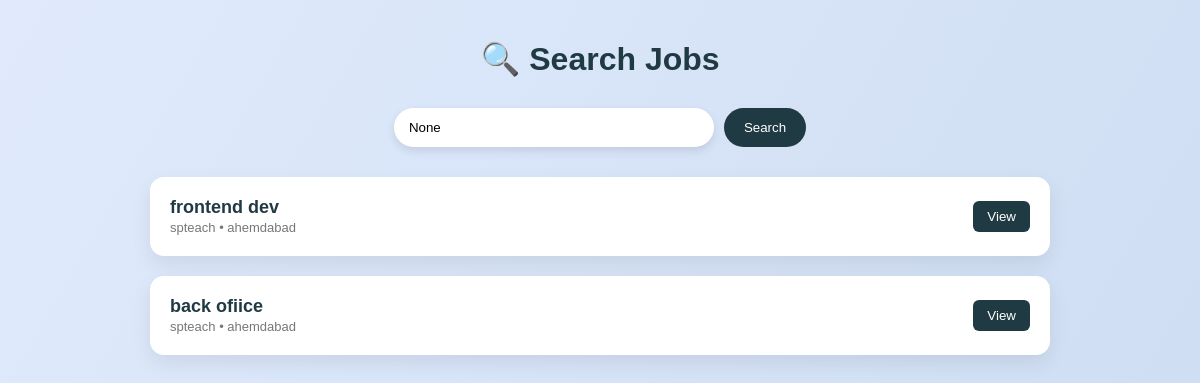
The page /jobseeker_search/ (signed in) on the database as committed earlier.
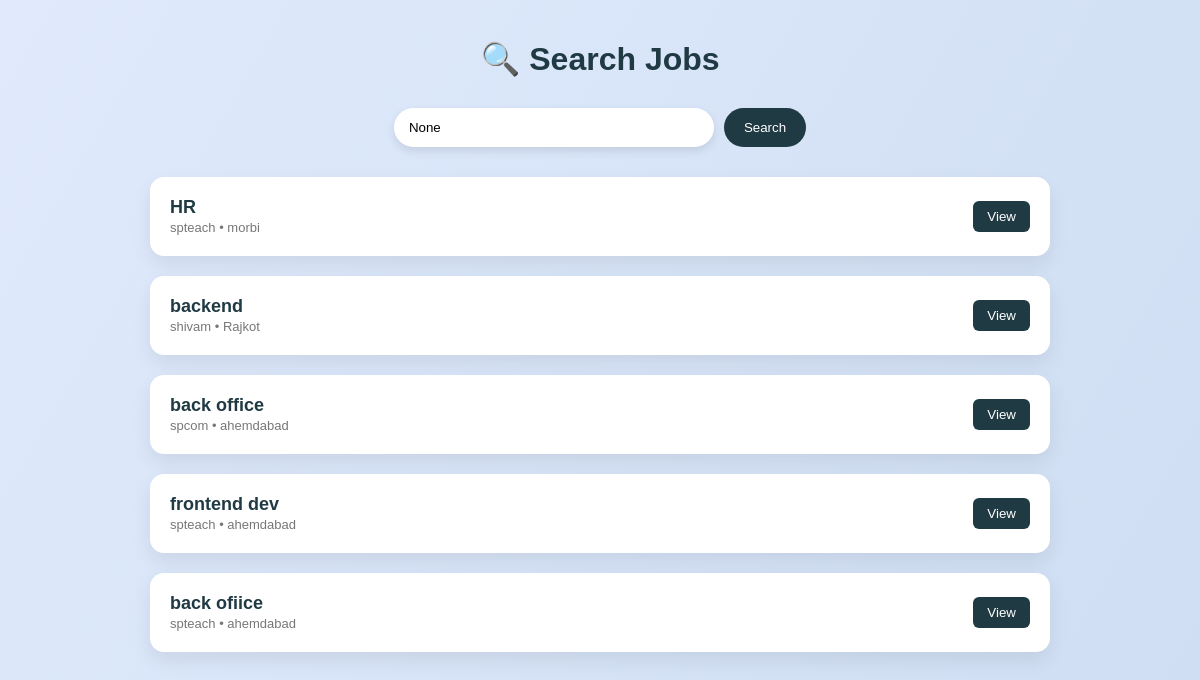
The same page on the database as committed later.
### myapp/models.py (models this page shows, shortened)
class Job(models.Model):
    provider = models.ForeignKey(
        User,
        on_delete=models.CASCADE,
        related_name="posted_jobs"
    )
    title = models.CharField(max_length=200)
    description = models.TextField()
    location = models.CharField(max_length=100)
    salary = models.CharField(max_length=100, blank=True)
    created_at = models.DateTimeField(auto_now_add=True)
    applicants = models.IntegerField(default=0)
    class Meta:
        ordering = ["-created_at"]

### myapp/views.py (the view)
# urls.py: path('jobseeker_search/', views.jobseeker_search, name='jobseeker_search'),
@login_required(login_url="login_jobseeker")
def jobseeker_search(request):
    query = request.GET.get("q")
    jobs = Job.objects.all().order_by("-created_at")
    if query:
        jobs = jobs.filter(title__icontains=query)
    return render(request, "jobseeker_search.html", {
        "jobs": jobs,
        "query": query
    })

### templates/jobseeker_search.html (shortened to what this page needs)
<!DOCTYPE html>
<html lang="en">
<head>
</head>
<body>
<div class="header">
    <h1>🔍 Search Jobs</h1>
</div>
<form method="GET" class="search-box">
    <input type="text" name="q" placeholder="Search job..." value="{{ query }}">
    <button type="submit">Search</button>
</form>
<div class="jobs">
{% for job in jobs %}
    <div class="job">
        <div>
            <strong>{{ job.title }}</strong><br>
            <span>{{ job.provider.first_name }} • {{ job.location }}</span>
        </div>
        <a href="{% url 'job_detail' job.id %}">
            <button>View</button>
        </a>
    </div>
{% empty %}
    <p style="text-align:center;color:#555;">No jobs found.</p>
{% endfor %}
</div>
</body>
</html>

Rows that differ between the two databases and show on the page:
added Job: title "HR", provider.first_name "spteach", location "morbi"
added Job: title "backend", provider.first_name "shivam", location "Rajkot"
added Job: title "back office", provider.first_name "spcom", location "ahemdabad"
